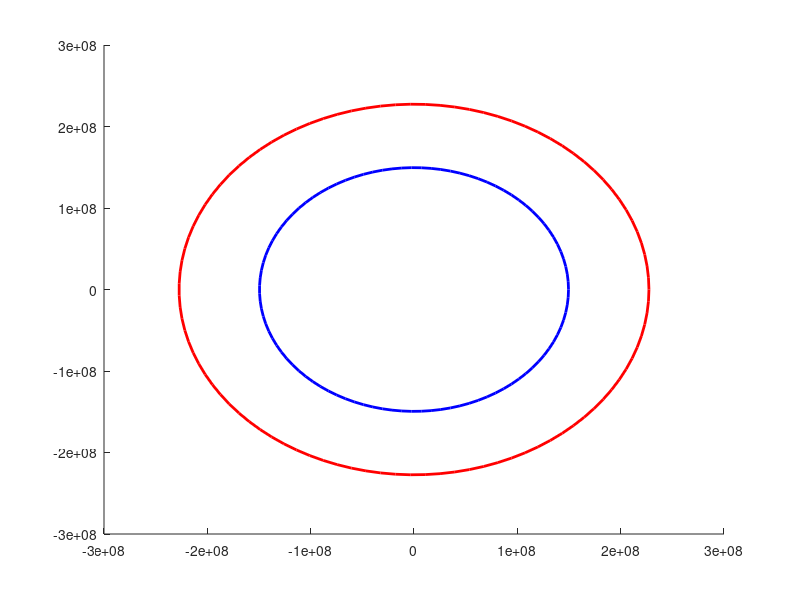

Recreate this plot in MATLAB. (Note: this script raises an error after producing the figure.)
clear; clc; close all;

mu_sun = 132712000000;                    % [km^3 s^-2]
mu_earth = 398600;

% Force the orbits of Earth and Mars to line up nicely

T_desired_earth = 3600*24*365;
T_desired_mars  = 15/8 * T_desired_earth;

r_earth_sun = ((T_desired_earth/(2*pi))^2 * mu_sun)^(1/3);
r_mars_sun =  ((T_desired_mars/ (2*pi))^2 * mu_sun)^(1/3);

%{
r_earth_sun = 149.6e6;                    % [km]
r_mars_sun = 227.9e6;                     % [km]
%}

T_earth = 2*pi * sqrt(r_earth_sun^3 / mu_sun);
T_mars = 2*pi * sqrt(r_mars_sun^3 / mu_sun);

T_ratio = T_mars / T_earth;

T_transfer = T_ratio * 3600*24*365;

S = 1 / (1/T_earth - 1/T_mars);

angle_turn = mod(T_ratio * 2*pi, 2*pi);
if angle_turn > pi
    angle_turn = angle_turn - 2*pi;
end

thetas = linspace(0, 2*pi, 100);

figure(1)
hold on
plot(r_earth_sun*cos(thetas), r_earth_sun*sin(thetas), 'b', 'LineWidth', 2)
plot(r_mars_sun*cos(thetas), r_mars_sun*sin(thetas), 'r', 'LineWidth', 2)

ns = 1:7;

for i = 1:length(ns)
    n = ns(i);

    tof = n*S;

    R1 = r_earth_sun * [1; 0; 0];
    omega_earth = 2*pi / T_earth;   % rad/s
    theta = omega_earth * tof;      % radians
    R2 = r_earth_sun * [cos(2*pi*tof/T_earth); sin(2*pi*tof/T_earth); 0];

    [v_D_list, v_A_list] = lambert(R1, R2, tof, mu_sun, 1200, 1000);

    for z = 1:numel(v_D_list)
        V1 = v_D_list{z};
        good = eval_transfer(R1, V1, r_mars_sun, mu_sun, mu_earth, 6378, angle_turn);

        if good
            plot_orbit_from_state(R1, V1, mu_sun, '-k', 0.2); hold on
        end
    end
end

axis equal
axis padded
title("Cycler Orbits for n=1:7")

function good = eval_transfer(R1, V1, apo_min, mu, mu0, rp_min, angle_turn)
    r1 = norm(R1);
    v1 = norm(V1);

    h_vec = cross(R1, V1);
    h = norm(h_vec);
    
    e_vec = cross(V1, h_vec)/mu - R1/r1;
    e = norm(e_vec);

    a = h^2/mu * 1/(1-e^2);
    
    r_a = abs(h^2/mu * 1/(e-1));

    
    if r_a < apo_min
        good = false;
        return
    end
    
    
    gamma = atan(e*r1 / (a*(1 - e^2)) * sin(angle_turn));

    V = sqrt(mu/r1 * (2 - r1/a));
    VO = sqrt(mu / r1);

    DV = abs(V*sin(gamma));

    V_inf = sqrt(V^2 + VO^2 - 2*V*VO*cos(gamma));

    r_p = mu0 * (2/(DV*V_inf) - 1/V_inf^2);

    good = r_p > rp_min;  
end
